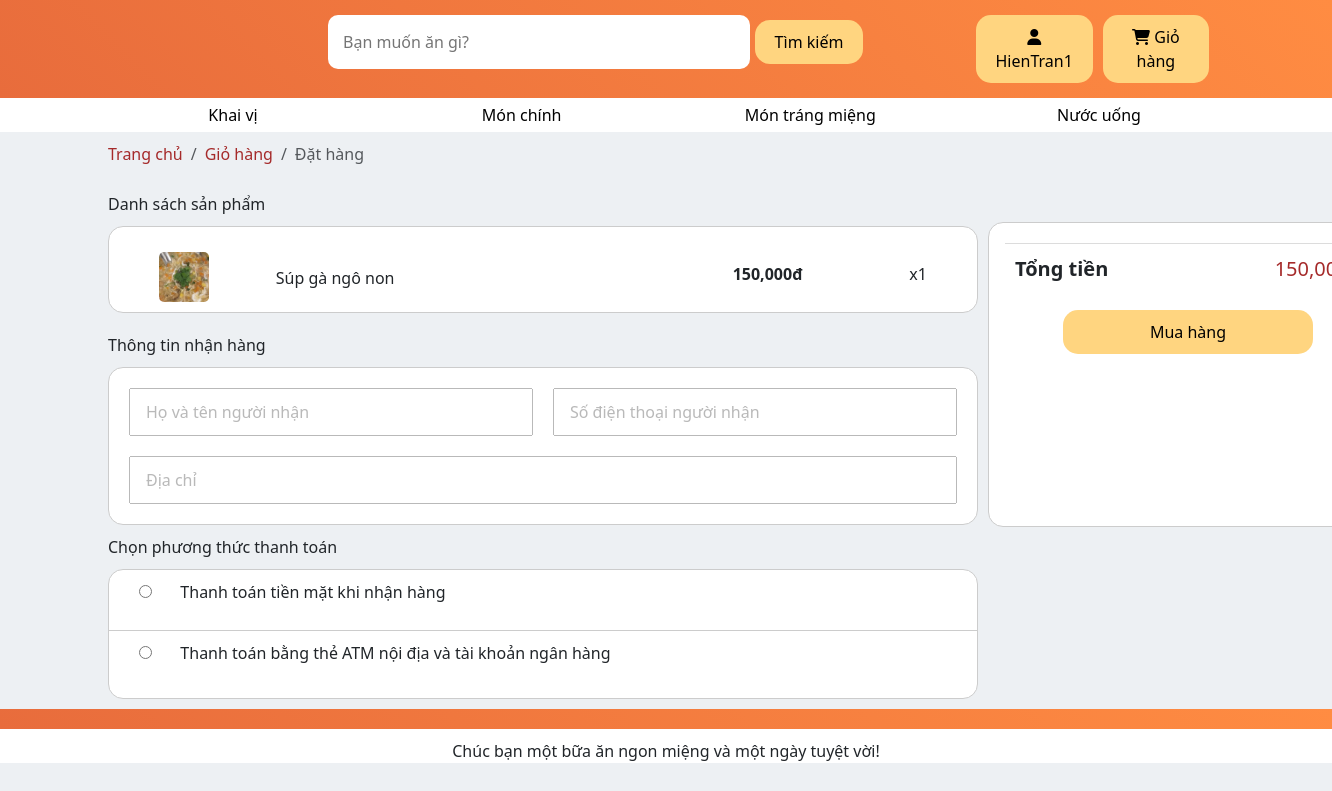
Page /order/ (signed in) on the committed database.
### products/models.py (models this page shows, shortened)
class Category_lv1(models.Model):
    UNIT_TYPE_CHOICES = [
        ('Khai vị', 'Khai vị'),
        ('Món chính', 'Món chính'),
        ('Món tráng miệng', 'Món tráng miệng'),
        ('Nước uống', 'Nước uống'),
    ]
    cate_1 = models.CharField(max_length=500, choices=UNIT_TYPE_CHOICES)

class Cart(models.Model):
    cart_customer = models.ForeignKey(User, on_delete=models.SET_NULL, null=True, blank=False)
    cart_product = models.ForeignKey(Product, on_delete=models.SET_NULL, null=True, blank=False)
    cart_product_quantity = models.IntegerField(default=1)
    is_selected = models.BooleanField(default=False)  # Trạng thái chọn/bỏ chọn sản phẩm
    class Meta:
        unique_together = ('cart_customer', 'cart_product')

class Product(models.Model):
    prod_name = models.CharField(max_length=500)
    prod_price = models.IntegerField()
    prod_cate_lv1 = models.ForeignKey(Category_lv1, on_delete=models.SET_NULL, null=True, blank=False)
    prod_cate_lv2 = models.ForeignKey(Category_lv2, on_delete=models.SET_NULL, null=True, blank=False)
    prod_description = models.CharField(max_length=500,null=True, blank=False)

### products/views.py (the view, shortened to what this page needs)
# urls.py: path('order/', views.DatHang, name='DatHang'),
def DatHang(request):
    customer = request.user  # Lấy thông tin người dùng đang đăng nhập
    if not customer.is_authenticated:
        return redirect('login')  # Chuyển hướng nếu người dùng chưa đăng nhập
    selected_cart_items = Cart.objects.filter(cart_customer=customer, is_selected=True)
    images_with_url = []
    total_price = 0  # Tổng tiền phải trả
    for cart_item in selected_cart_items:
        product = cart_item.cart_product
        quantity = cart_item.cart_product_quantity
        price = product.prod_price
        item_total_price = price * quantity
        cart_item.item_total_price = "{:,.0f}".format(item_total_price)
        total_price += item_total_price
        product.prod_price_formatted = "{:,.0f}".format(price)
        avatar_image = Product_Image.objects.filter(prod_name=product, is_avatar=True).first()
        if avatar_image:
            images_with_url.append({
                'product_id': product.id,
                'url': avatar_image.ImageURL,
                'is_avatar': avatar_image.is_avatar,
            })
    total_price_formatted = "{:,.0f}".format(total_price)
    context = {
        'cart_items': selected_cart_items,
        'images': images_with_url,
        'total_price': total_price_formatted,
    }
    return render(request, 'DatHang.html', context)

### products/context_processors.py (called while the page is built)
def nav_categories(request):
    categories_data = []
    categories_lv1 = Category_lv1.objects.all()
    for cate_lv1 in categories_lv1:
        categories_lv2 = Category_lv2.objects.filter(cate_1=cate_lv1)
        categories_data.append({
            "cate_lv1": cate_lv1,
            "categories_lv2": categories_lv2
        })
    return {
        "categories_data": categories_data
    }

### products/models.py (called while the page is built)
    @property
    def ImageURL(self):
        try:
            url = self.prod_image.url
        except :
            url = ''
        return url

### products/templates/DatHang.html (shortened to what this page needs)
{% extends 'base.html' %}
{% load static %}
{% block content %}
<link rel="stylesheet" href="{% static 'css/cart_info_style.css' %}">
<section class="bread-crumb">
    <div class="container">
        <nav aria-label="breadcrumb">
            <ol class="breadcrumb">
                <li class="breadcrumb-item"><a href="{% url 'TrangChu' %}">Trang chủ</a></li>
                <li class="breadcrumb-item"><a href="{% url 'GioHang' %}">Giỏ hàng</a></li>
                <li class="breadcrumb-item active" aria-current="page">Đặt hàng</li>
            </ol>
        </nav>
    </div>
</section>
<section class="container">
    <div class="cart-cont">
        <div>
            <p class="title">Danh sách sản phẩm</p>
            <div class="item-list">
                {% for item in cart_items %}
                <div class="item-card">
                    {% with images|default:'' as product_images %}
                    {% for image in product_images %}
                    {% if image.product_id == item.cart_product.id %}
                    <img src="{{ image.url }}" alt="" class="avatar-image">
                    {% endif %}
                    {% endfor %}
                    {% endwith %}
                    <p class="inner-name">{{ item.cart_product.prod_name }}</p>
                    <p class="inner-price">{{ item.item_total_price }}đ</p>
                    <p class="qlt_unit">x{{ item.cart_product_quantity }} {{item.cart_product.prod_unit_type}}</p>
                </div>
                {% endfor %}
            </div>
        </div>
        <aside class="bill">
            <p class="total">Tổng tiền <span id="grand-total">{{ total_price }}đ</span></p>
            <button class="cart-btn" id="checkout-button" type="button">Mua hàng</button>
        </aside>
        <div>
            <p class="title">Thông tin nhận hàng</p>
            <form method="POST" id="order-form">
                <div class="ship-info">
                    <input class="fill-in" type="text" name="full_name" placeholder="Họ và tên người nhận" required>
                    <input class="fill-in" type="text" name="phone_number" placeholder="Số điện thoại người nhận" required>
                    <div><input class="fill-in" type="text" name="address" placeholder="Địa chỉ" required></div>
                </div>
                <div>
                    <p class="title">Chọn phương thức thanh toán</p>
                    <div class="type">
                        <div>
                            <input type="radio" name="payment_method" value="Thanh toán tiền mặt khi nhận hàng" required>
                            <p>Thanh toán tiền mặt khi nhận hàng</p>
                        </div>
                        <div>
                            <input type="radio" name="payment_method" value="Thanh toán bằng thẻ ATM nội địa và tài khoản ngân hàng" required>
                            <p>Thanh toán bằng thẻ ATM nội địa và tài khoản ngân hàng</p>
                        </div>
                    </div>
                </div>
            </form>
        </div>
    </div>
</section>
{% endblock %}

### products/templates/base.html (shortened to what this page needs)
{% load static %}
<!doctype html>
<html lang="en">
<head>
    <link href="https://cdn.jsdelivr.net/npm/bootstrap@5.3.3/dist/css/bootstrap.min.css" rel="stylesheet"
>
    <link rel="stylesheet" href = "{% static 'css/base.css' %}">
</head>
<body>
    <header>
        <div class="container">
            <div class="main-header">
                <div class="row">
                    <div class="col-xl-2">
                    </div>
                    <div class="col-xl-7">
                        <form class="search" method = POST action = "{% url "TimKiem" %}">
                            <input class="search-bar" type="search"
                                placeholder="Bạn muốn ăn gì?" name="searched">
                            <button class="search-btn" type="submit">Tìm kiếm</button>
                        </form>
                    </div>
                    <div class="col-xl-3">
                        {% if user.is_authenticated %}
                            <div class="customer">
                                <div class="dropdown">
                                    <button><i class="fa-solid fa-user"></i> {{ user.username }}</button>
                                </div>
                                <button class="cart" onclick="window.location.href = '{% url 'GioHang' %}'">
                                    <i class="fa-solid fa-cart-shopping"></i> Giỏ hàng
                                </button>
                            </div>
                        {% endif %}
                    </div>
                </div>
            </div>
        </div>
    </header>
    <nav>
        <div class="container">
            <ul>
                {% for data in categories_data %}
                    <li class="dropdown">
                        <a href="{% url 'categories_products' data.cate_lv1.cate_1 %}">
                            {{ data.cate_lv1.cate_1 }}
                        </a>
                    </li>
                {% endfor %}
            </ul>
        </div>
    </nav>
    {% block content %}
    {% endblock %}
    <footer>
        <div class = "container">
            <p>Chúc bạn một bữa ăn ngon miệng và một ngày tuyệt vời!</p>
        </div>
    </footer>
</body>
</html>

### static/css/base.css (style rules this page uses)
:root { --background-color1: #EDF0F3; }
* { font-weight: 500; }
body { background-color: var(--background-color1); }
a { text-decoration: none; color: black; }
ul { padding-left: 0px; list-style-type: none; }
header { background: linear-gradient(45deg, #E86C3C, #FF8C42); }
footer { background: white; }
header .main-header { padding: 15px; }
header .main-header .search { padding-left: 20px; }
header .main-header .search .search-bar { width: 70%; padding: 15px 15px; border: none; border-radius: 10px; }
header .main-header .customer { height: 100%; display: flex; justify-content: space-between; padding-left: 10px; align-items: center; }
header .main-header .customer button { margin-left: 10px; }
footer { padding-top: 30px; position: relative; }
footer::before { content: ""; background: linear-gradient(45deg, #E86C3C, #FF8C42); width: 100%; height: 20px; top: 0; position: absolute; }
footer p { text-align: center; margin-bottom: 0px; }
button { padding: 10px 20px; border-radius: 15px; border: none; background: #FFD580; color: black; }
nav { background-color: white; margin-bottom: 10px; }
nav ul { display: flex; justify-content: space-between; margin-bottom: 0px; }
nav ul li { width: 250px; padding: 5px; text-align: center; }
nav ul li a { color: black; width: 100%; }
nav .dropdown { position: relative; display: inline-block; }
.breadcrumb { background-color: #EDF0F3; }
.breadcrumb-item a { color: brown; }
.customer .dropdown { position: relative; display: inline-block; }

### static/css/cart_info_style.css (style rules this page uses)
.title { margin: 10px 0 10px 0px; }
.cart-cont { display: grid; grid-template-columns: 2fr 1fr; grid-template-rows: 1 / span 2; gap: 10px; margin-bottom: 10px; }
.item-list { background-color: white; border-radius: 15px; border: 1px solid #ccc; width: 870px; }
.item-card { display: flex; justify-content: space-between; align-items: center; padding: 25px 50px 10px 50px; }
.inner-name { width: 350px; margin: 2px 0 0 -40px; }
.inner-price { margin-top: 10px; font-weight: bolder; }
.qlt_unit { margin-top: 10px; }
aside { background-color: white; border-radius: 15px; border: 1px solid #ccc; padding: 20px 16px 0 16px; margin-top: 40px; width: 400px; text-align: center; height: 305px; grid-column: 2/3; grid-row: 1/3; }
.total { padding: 10px; display: flex; justify-content: space-between; border-top: 1px solid gainsboro; font-size: 20px; font-weight: bold; }
.total span { color: brown; }
.cart-btn { width: 250px; }
.ship-info { display: grid; grid-template-columns: auto auto; background-color: white; border-radius: 15px; border: 1px solid #ccc; padding: 10px; }
.ship-info div { display: grid; grid-column: 1 / span 2; }
.fill-in { opacity: 0.5; padding: 10px; margin: 10px; }
.fill-in::placeholder { padding: 5px; font-weight: 500; }
.type { background-color: white; border-radius: 15px; border: 1px solid #ccc; width: 870px; height: 130px; }
.type div { align-items: center; padding: 10px 50px 10px 50px; }
.type div:nth-child(2) { border-top: 1px solid #ccc; }
.type div p { display: inline-block; padding-left: 10px; }
input[type="radio"] { margin: 0 10px 0 -20px; }
.avatar-image { width: 50px; height: 50px; object-fit: cover; border-radius: 5px; }

### rows in the picture
Category_lv1: cate_lv1.cate_1 "Khai vị"
Category_lv1: cate_lv1.cate_1 "Món chính"
Category_lv1: cate_lv1.cate_1 "Món tráng miệng"
Category_lv1: cate_lv1.cate_1 "Nước uống"
Cart: cart_product.prod_name "Súp gà ngô non", item_total_price "150,000", cart_product_quantity "1"

### other values in the picture
{{ user.username }} "HienTran1"
